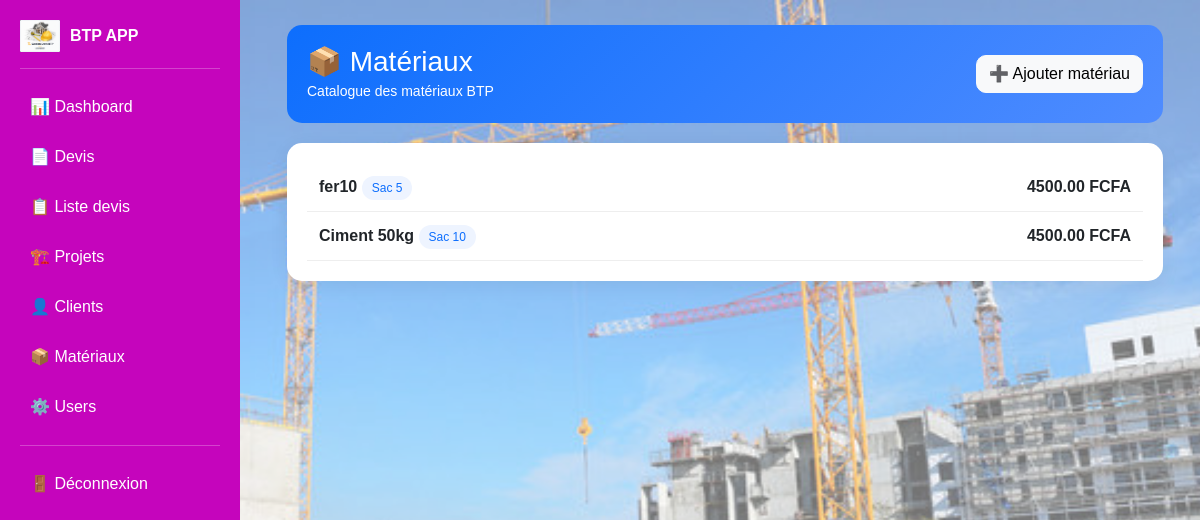
/materiaux/, run on the app's committed database.
### btp/models.py (models this page shows, shortened)
class Materiau(models.Model):
    designation = models.CharField(max_length=200)
    unite = models.CharField(max_length=20)
    prix_unitaire = models.DecimalField(max_digits=12, decimal_places=2)

### btp/views.py (the view)
# urls.py: path('materiaux/', views.materiaux_list, name='materiaux_list'),
def materiaux_list(request):
    materiaux = Materiau.objects.all()
    return render(request, 'materiaux/list.html', {'materiaux': materiaux})

### btp/templates/materiaux/list.html (shortened to what this page needs)
{% extends 'base.html' %}
{% block content %}
<div class="container">
    <div class="page-header d-flex justify-content-between align-items-center flex-wrap gap-2">
        <div>
            <h3 class="mb-0">📦 Matériaux</h3>
            <small>Catalogue des matériaux BTP</small>
        </div>
        <a href="{% url 'create_materiau' %}" class="btn btn-light btn-modern">
            ➕ Ajouter matériau
        </a>
    </div>
    <div class="card-box">
        {% for m in materiaux %}
        <div class="material-item">
            <div>
                <strong>{{ m.designation }}</strong>
                <span class="badge-unit">{{ m.unite }}</span>
            </div>
            <div class="price">
                {{ m.prix_unitaire }} FCFA
            </div>
        </div>
        {% empty %}
        <div class="text-center text-muted py-4">
            🚫 Aucun matériau disponible
        </div>
        {% endfor %}
    </div>
</div>
{% endblock %}

### btp/templates/materiaux/list.html (style rules this page uses)
.page-header { background: linear-gradient(135deg, #0d6efd, #4f8cff); color: white; padding: 20px; border-radius: 15px; margin-bottom: 20px; }
.card-box { background: white; padding: 20px; border-radius: 15px; box-shadow: 0 4px 20px rgba(0,0,0,0.06); }
.material-item { display: flex; justify-content: space-between; align-items: center; padding: 12px; border-bottom: 1px solid #eee; }
.badge-unit { background: #eef4ff; color: #0d6efd; padding: 5px 10px; border-radius: 20px; font-size: 12px; }
.price { font-weight: bold; }
.btn-modern { border-radius: 10px; }

### data on the page
Materiau: designation "fer10", unite "Sac 5", prix_unitaire "4500.00"
Materiau: designation "Ciment 50kg", unite "Sac 10", prix_unitaire "4500.00"
